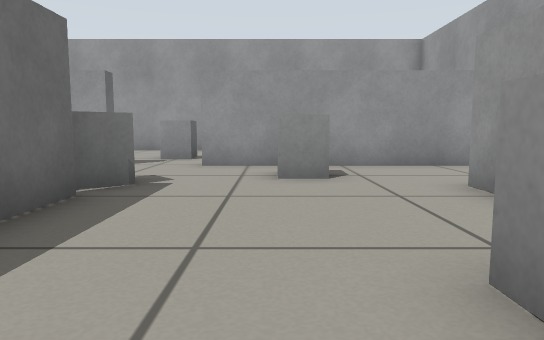
[1] (above)

22 first-person views from a walk through a Gazebo world. The camera is 0.39 m above the floor, tilts 6° down and sees 70° across. The floor is counted in squares, 0.5 m on a side. Each view is taken from the middle of a square. On the plan, view 1 faces up. The plan holds only what a view shows up to about 12 squares ahead; the rest is blank.

[2]
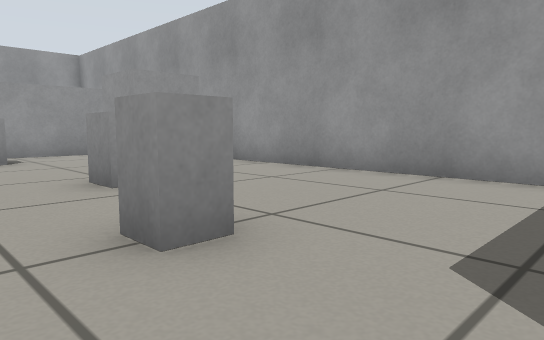

[3]
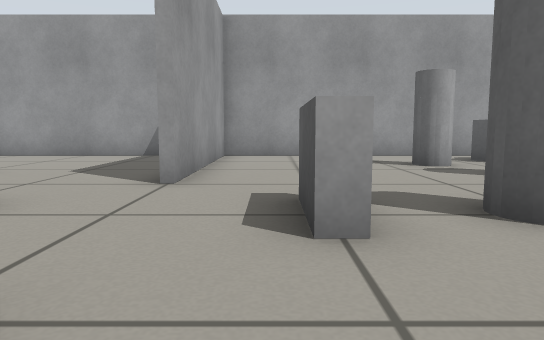

[4]
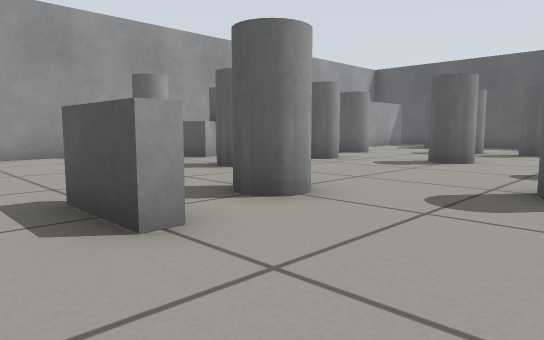

[5]
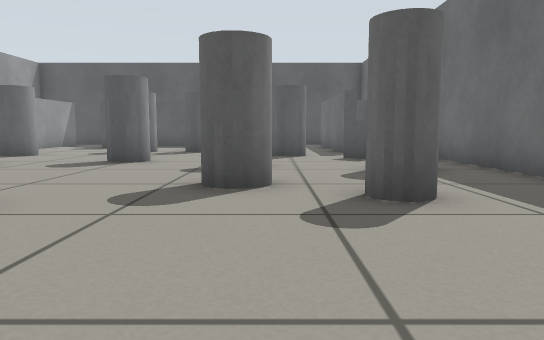

[6]
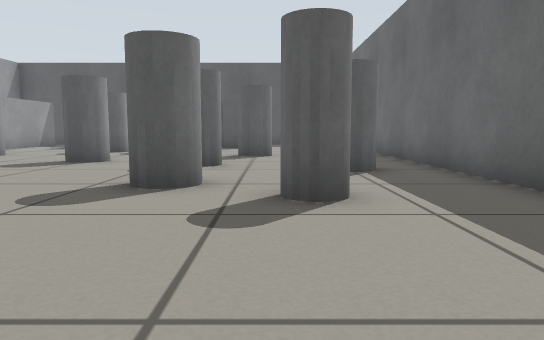

[7]
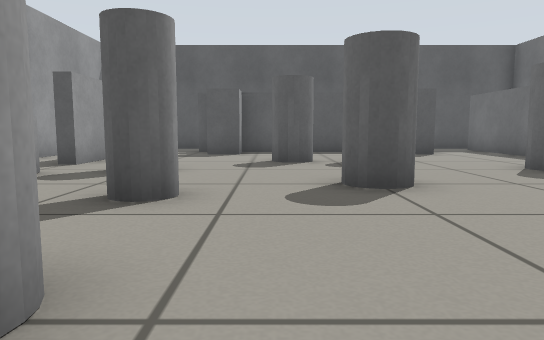

[8]
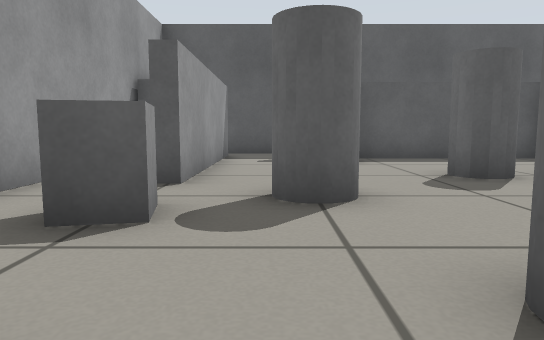

[9]
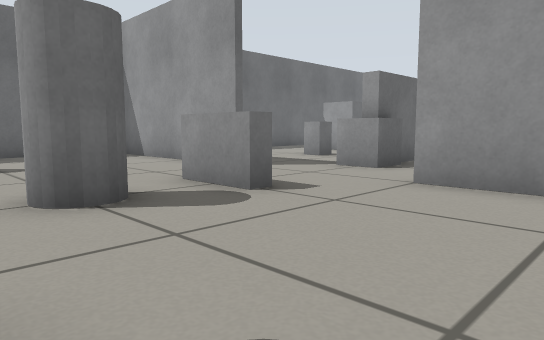

[10]
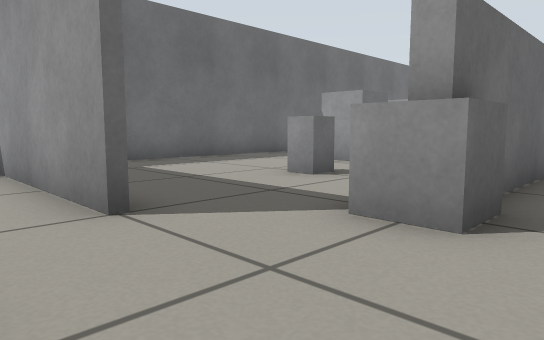

[11]
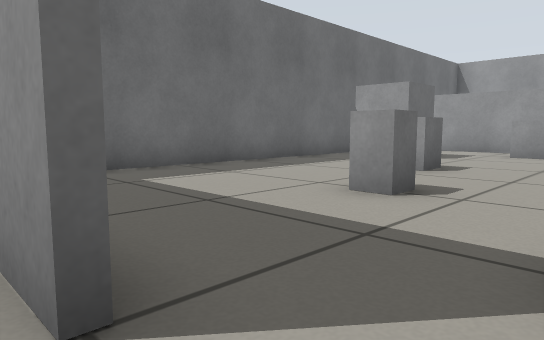

[12]
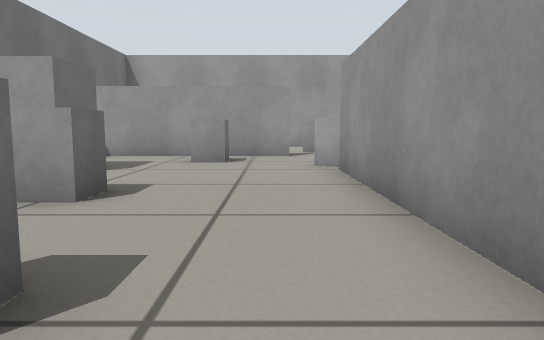

[13]
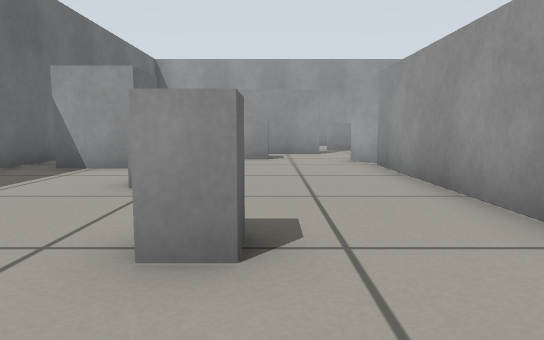

[14]
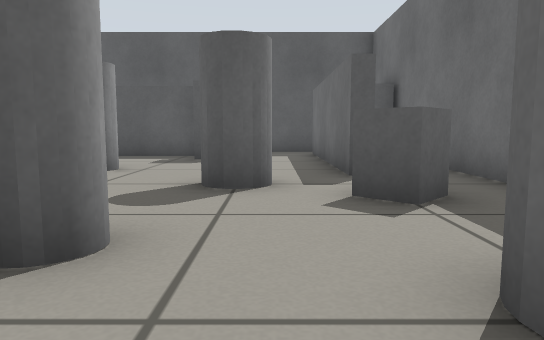

[15]
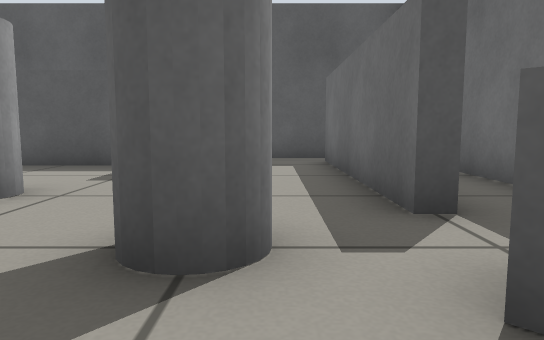

[16]
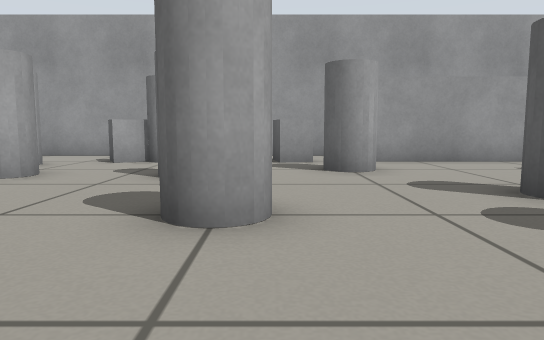

[17]
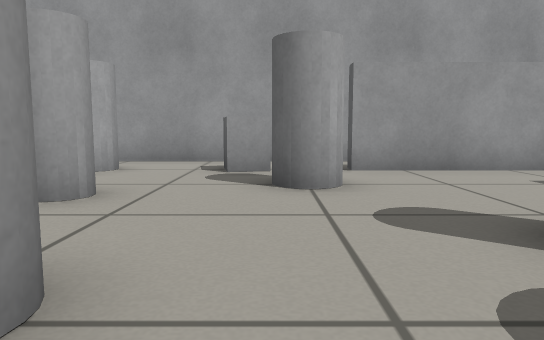

[18]
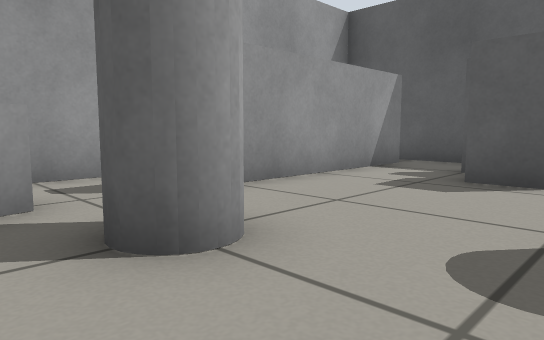

[19]
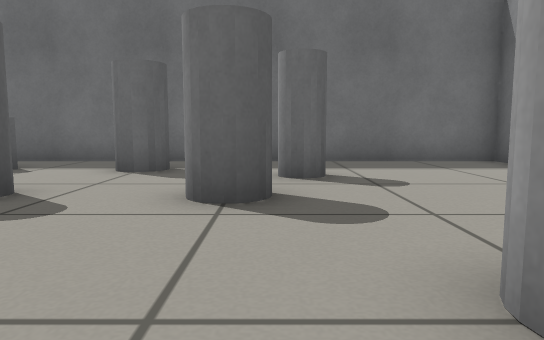

[20]
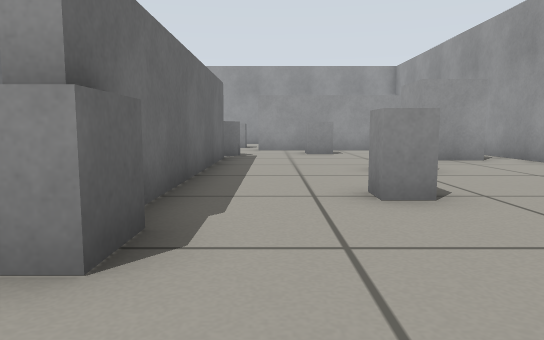

[21]
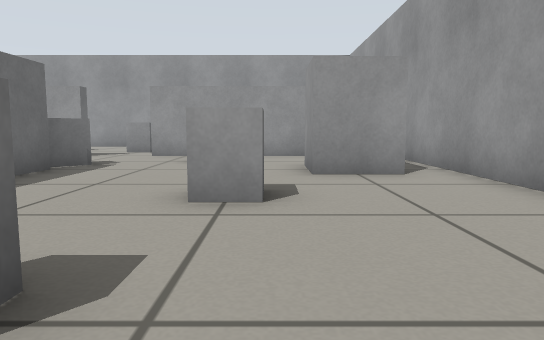

[22]
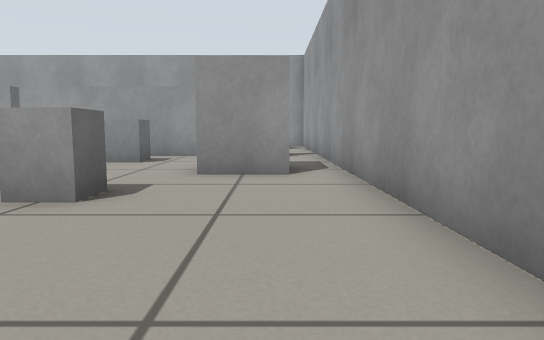

### Floor plan
Points are (right, up) in squares from view 1. A wall is a line through its corners. A room is listed if a view was taken in it or the views show most of it. See-through windows are left out.
Room 1 (views 1, 12, 13, 21, 22)
walls: (-2.3, 4.5) (-2.3, -2.6); (-2.7, -1.2) (-2.7, 4.4); (-3.5, 8.8) (-3.5, 8.3) (-9.1, 8.3); (-10.4, 5.8) (-10.4, -3.1); (4.2, 8.3) (-1.5, 8.3); (5.4, -3.8) (5.4, 9)
ways out: opening at (-2.5, -3.8) to room 2; opening at (-2.5, 9); opening at (5, 9)
objects: grey box (-9, 4) to (-8, 5); grey box (-7, 1) to (-6, 2); grey box (-6, -2) to (-5, -1); grey box (-6, 6) to (-5, 7); grey box (-3, 5) to (-2, 6); grey box (0, -2) to (1, -1); grey box (0, 6) to (1, 7); grey box (1, 1) to (2, 2); grey box (3, 4) to (4, 5)
Room 2 (views 2, 3, 4, 5, 6, 7, 8, 9, 10, 11, 14, 15, 16, 17, 18, 19, 20)
walls: (-8.8, -18.5) (-8.3, -18.5) (-8.3, -23.7); (-4.6, -23.3) (-0.4, -23.3); (3.3, -22.5) (3.3, -18.5) (3.7, -18.5); (-4.4, -5.6) (-10.4, -5.6) (-10.4, -22.2); (5.4, -22.2) (5.4, -5.6) (-0.5, -5.6); (2.1, -25.4) (3.8, -25.4); (-8.5, -25.4) (-7, -25.4)
ways out: opening at (-2.5, -3.8) to room 1
objects: grey box (-10, -24) to (-9, -23); grey box (-9, -17) to (-8, -16); grey cylinder (-9, -14) to (-8, -13); grey cylinder (-8, -11) to (-7, -10); grey cylinder (-7, -18) to (-6, -17); grey box (-6, -23) to (-5, -22); grey cylinder (-6, -15) to (-5, -14); grey cylinder (-6, -12) to (-5, -11); grey cylinder (-4, -20) to (-3, -19); grey cylinder (-3, -16) to (-2, -15); grey cylinder (-3, -10) to (-2, -9); door leaf (-3, -7) to (-2, -7); grey box (-3, -4) to (-2, -3); grey cylinder (-2, -20) to (-1, -19); grey box (0, -23) to (1, -22); grey cylinder (0, -15) to (1, -14); grey cylinder (0, -12) to (1, -11); grey cylinder (1, -18) to (2, -17); grey cylinder (2, -11) to (3, -10); grey box (3, -17) to (4, -16); grey cylinder (3, -14) to (4, -13); grey box (4, -24) to (5, -23); grey box (4, -12)

Where each view was taken, in squares from view 1:
view 1: 0 up, 0 right, facing up
view 2: 4 down, 1 left, facing up-right
view 3: 7 down, 6 left, facing right
view 4: 6 down, 6 left, facing down-right
view 5: 6 down, 6 left, facing down
view 6: 6 down, 7 left, facing down
view 7: 10 down, 1 left, facing down
view 8: 13 down, 2 right, facing down
view 9: 11 down, 2 right, facing up-left
view 10: 7 down, 1 left, facing up-left
view 11: 6 down, 3 left, facing up-left
view 12: 3 down, 4 left, facing up
view 13: 4 down, 5 left, facing up
view 14: 12 down, 7 left, facing down
view 15: 15 down, 7 left, facing down
view 16: 16 down, 6 left, facing right
view 17: 17 down, 4 left, facing right
view 18: 16 down, 1 left, facing down-right
view 19: 11 down, 1 left, facing left
view 20: 6 down, 1 left, facing up
view 21: 3 down, 2 right, facing up
view 22: 3 down, 4 right, facing up
